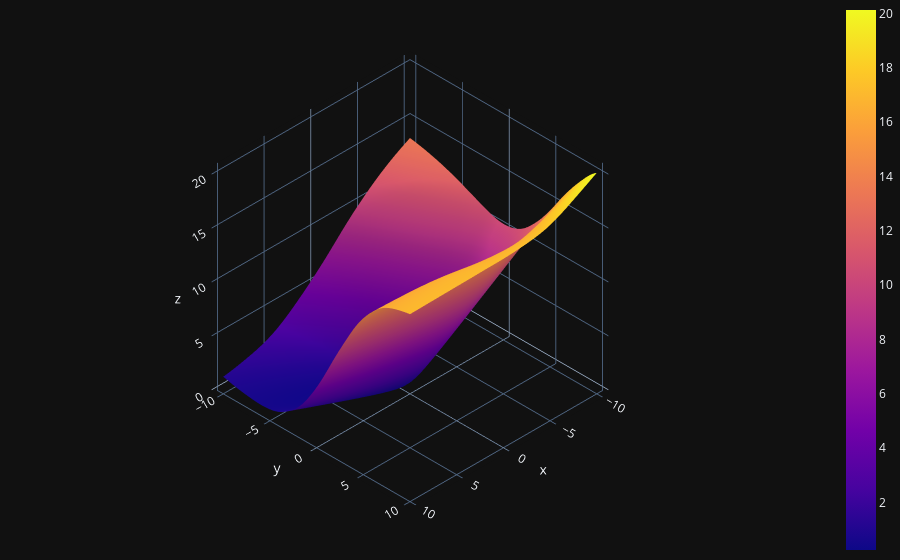

The notebook cell saved with this chart:
### Code cell
import plotly.graph_objects as go

fig = go.Figure(data=[go.Surface(z=L, x=W11, y=W22, opacity=1)])
fig.update_layout(template='plotly_dark', title='Loss function', margin=dict(l=0, r=0, b=0, t=0))
fig.layout.scene.camera.projection.type = 'orthographic'
fig.show()

### Figure 1 — Plotly figure (JSON) as saved in the notebook; plotly's stock layout.template omitted (floating-point values rounded to 4 significant figures; data arrays with more than 128 entries replaced by an {"elided": "..."} marker saying what was removed)
{"data": [{"opacity": 1, "type": "surface", "x": {"elided": "100x100 float values"}, "y": {"elided": "100x100 float values"}, "z": {"elided": "100x100 float values"}}], "layout": {"margin": {"b": 0, "l": 0, "r": 0, "t": 0}, "scene": {"camera": {"projection": {"type": "orthographic"}}}, "title": {"text": "Loss function"}}}
